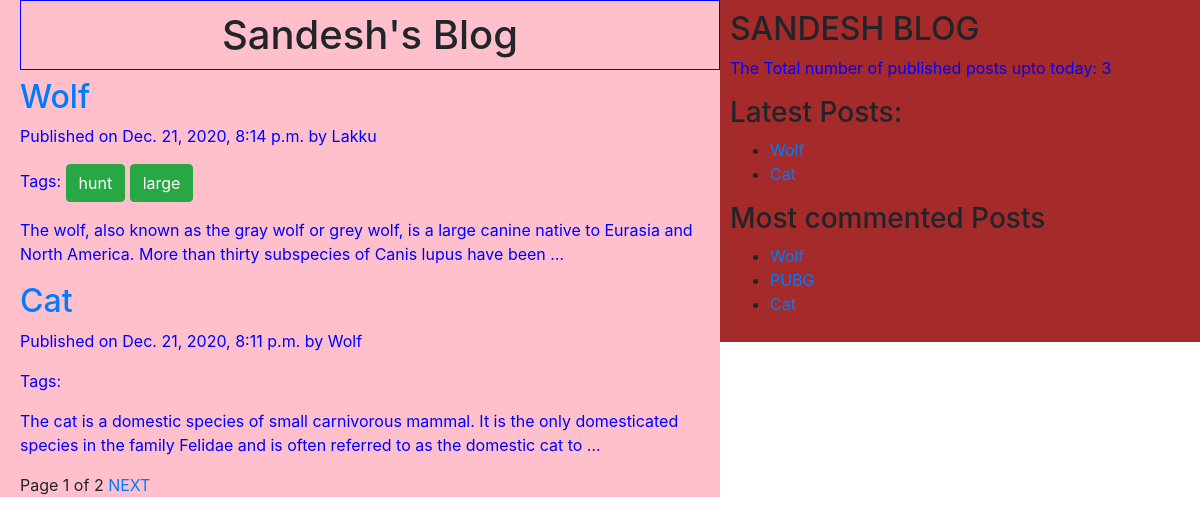
The page / on the database its author committed.
### app2/models.py (models this page shows, shortened)
class Post(models.Model):
    STATUS_CHOICES=(('draft','Draft'),('published','Published'))
    title = models.CharField(max_length=50)
    slug = models.SlugField(max_length=200,unique_for_date='publish')
    author = models.ForeignKey(User,related_name='blog_posts' ,on_delete=models.CASCADE)
    body = models.TextField()
    publish = models.DateTimeField(default=timezone.now)
    created = models.DateTimeField(auto_now_add=True)
    updated = models.DateTimeField(auto_now=True)
    status = models.CharField(max_length=50,choices=STATUS_CHOICES,default='draft')
    objects=CustomManager()
    tags=TaggableManager()
    class Meta:
    	ordering=('-publish',)
    def get_absolute_url(self):
    	return reverse('post_detail',args=[self.publish.year,self.publish.strftime('%m'),self.publish.strftime('%d'),self.slug])

### app2/views.py (the view)
# urls.py: path('',views.PostListView.as_view()),
class PostListView(ListView):
	model=Post
	paginate_by=2
	template_name='app2/post.html'

### app2/models.py (called while the page is built)
	def get_queryset(self):
		return super().get_queryset().filter(status='published')

### app2/templatetags/blog_tags.py (called while the page is built)
@register.simple_tag(name='my_tag')
def total_posts():
	return Post.objects.count()

@register.inclusion_tag('app2/latest.html')
def show_latest_posts():
	latest_posts=Post.objects.order_by('-publish')[:2]
	return {'latest_posts':latest_posts}

@register.simple_tag()
def get_most_commented_posts(count=3):
	return Post.objects.annotate(total_comments=Count('comments')).order_by('-total_comments')[:count]

### template/app2/post.html (shortened to what this page needs)
{% extends "app2/base.html" %}
{% block content_block %}
	<h1>Sandesh's Blog</h1>
	{% for post in post_list  %}
		<a href="{{ post.get_absolute_url }}"><h2>{{ post.title }}</h2></a>
		<p id="date">Published on {{post.publish}} by {{ post.author|title }}</p>
		<p>Tags:
			{% for tag in post.tags.all  %}
				<a href="{% url 'post_list_by_tag_name' tag.slug %}" class="btn btn-success">{{ tag.name }}</a>
			{% endfor %}
		</p>
		{{ post.body|truncatewords:30|linebreaks }}
	{% endfor %}
	{% include "app2/page.html" with page=page_obj %}
{% endblock content_block %}

### template/app2/base.html (shortened to what this page needs)
<!DOCTYPE html>
{% load blog_tags %}
{% load static %}
<html lang="en" dir="ltr">
<head>
	<link rel="stylesheet" href="https://cdn.jsdelivr.net/npm/bootstrap@4.5.3/dist/css/bootstrap.min.css">
	<link rel="stylesheet" type="text/css" href="{% static "css/app2/post.css" %}">
</head>
<body>
	<div class="content">
		{% block content_block %}
		{% endblock content_block %}
	</div>
	<div class="sidebar">
		<h2>SANDESH BLOG</h2>
		<p>The Total number of published posts upto today: <span id="pcount">{% my_tag %}</span> </p>
		<h3>Latest Posts:</h3>{% show_latest_posts %}
		<h3>Most commented Posts</h3>
		{% get_most_commented_posts as m_c_p%}
		<ul>
			{% for post in m_c_p %}
			<li><a href="{{ post.get_absolute_url }}">{{ post.title }}</a></li>
			{% endfor %}
		</ul>
	</div>
</body>
</html>

### template/app2/latest.html
<ul>
	{% for post in  latest_posts %}
		<li><a href="{{ post.get_absolute_url }}">{{ post.title }}</a></li>
	{% endfor %}
</ul>

### static/css/app2/post.css (style rules this page uses)
.content { width:60%; float:left; padding: 0 0 0 20px; background: pink; height: 100%; }
.sidebar { width:40%; float:right; padding: 10px; background: brown; height: 100%; }
h1 { text-align: center; padding: 10px; border: 1px solid blue; }
p { color:blue; }

### rows shown on the page
Post: title "Wolf", publish "Dec. 21, 2020, 8:14 p.m.", author "Lakku", body "The wolf, also known as the gray wolf or grey wolf, is a large canine native to Eurasia and North America. More than thirty subspecies of Canis lupus have been …"
Tag: name "hunt"
Tag: name "large"
Post: title "Cat", publish "Dec. 21, 2020, 8:11 p.m.", author "Wolf", body "The cat is a domestic species of small carnivorous mammal. It is the only domesticated species in the family Felidae and is often referred to as the domestic cat to …"
Post: title "PUBG"

### other values the page prints
{{ page.number }} "1"
{{ page.paginator.num_pages }} "2"
